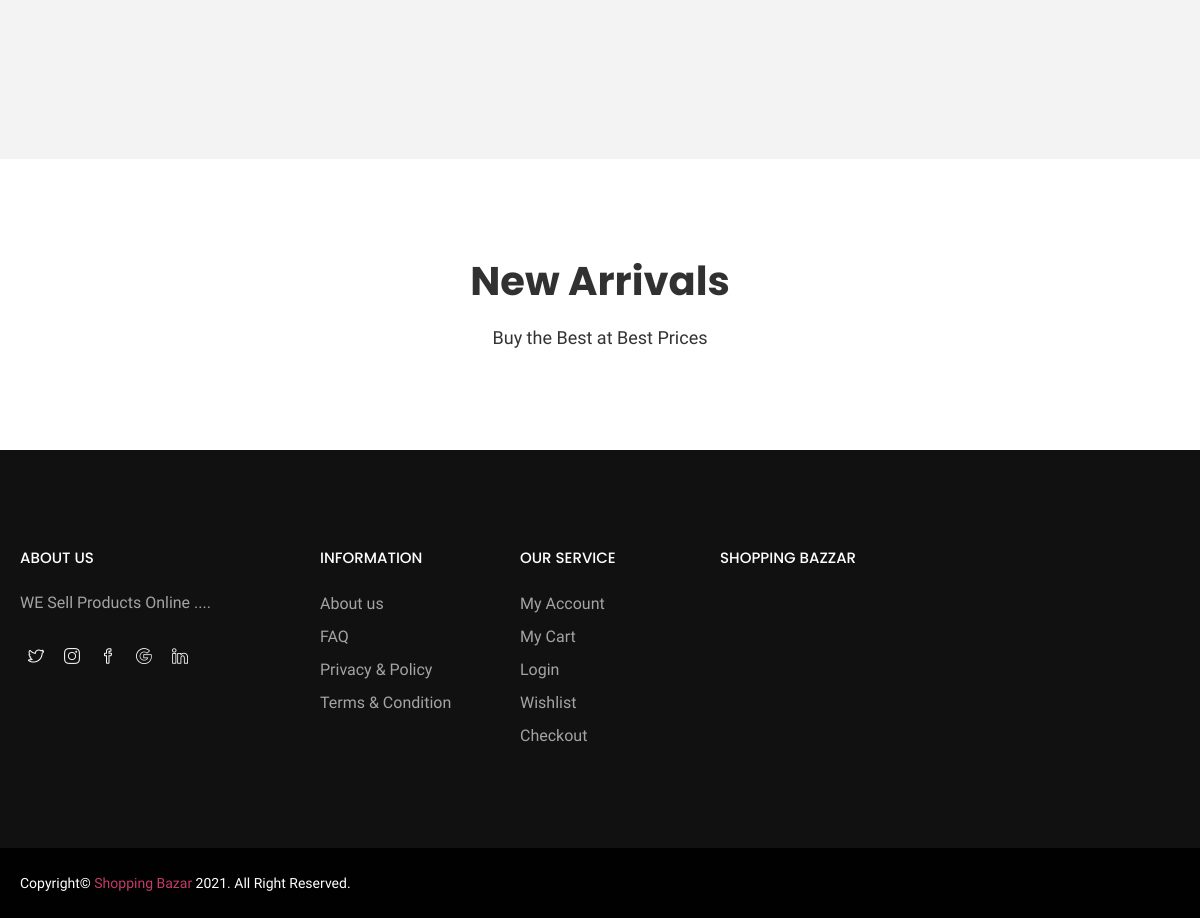
/ (lower part), run on an earlier commit of the app's database.
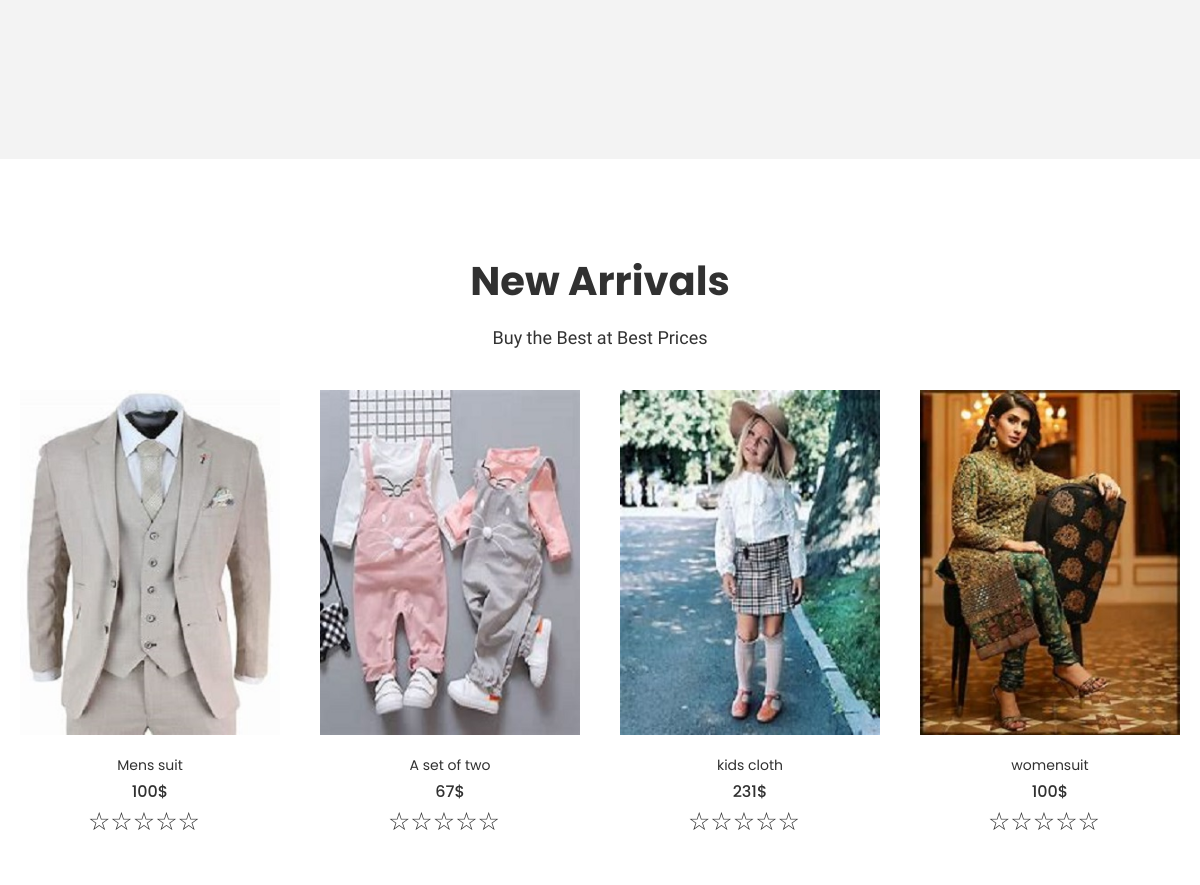
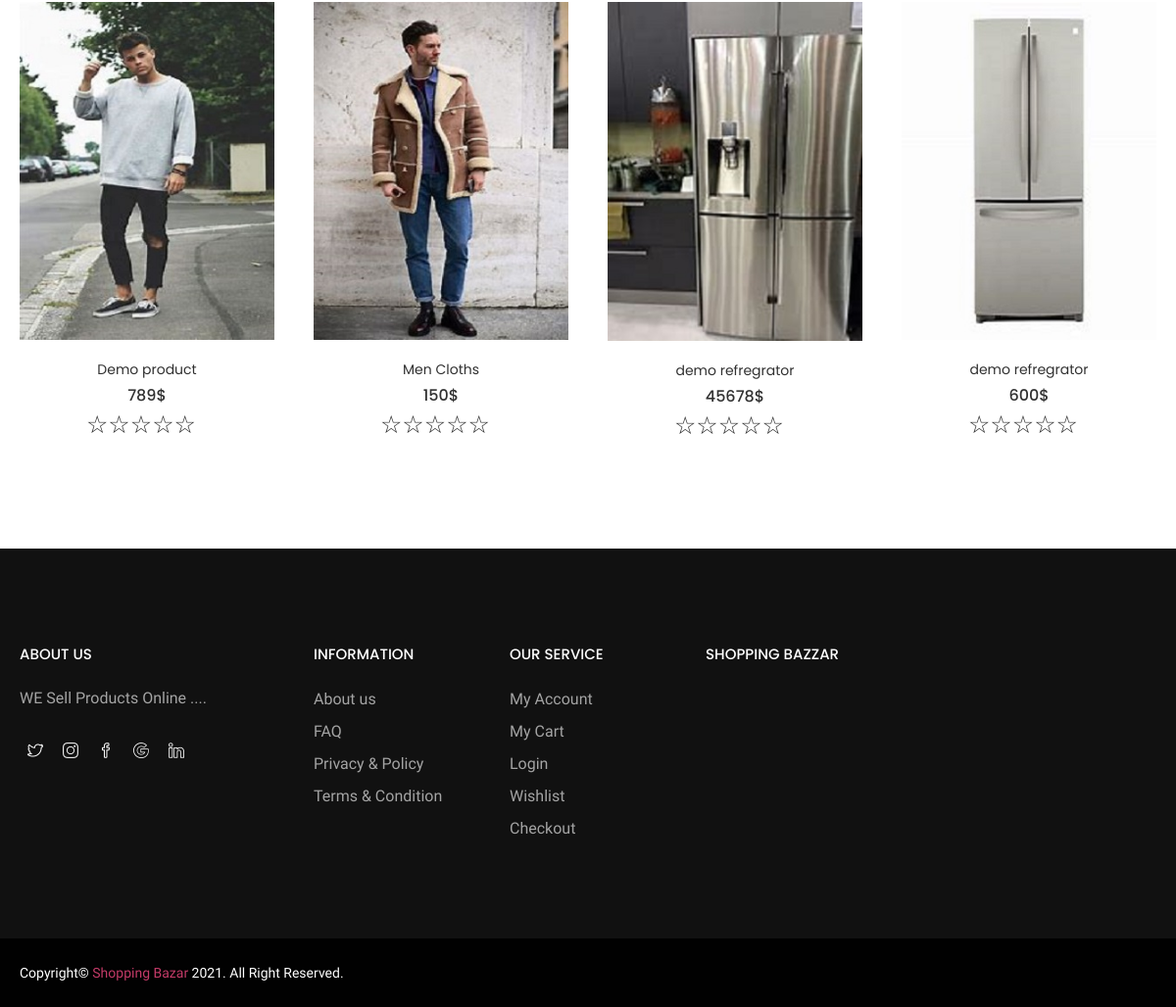
And on a later commit of the database (2 pictures, top to bottom).
### tables this page shows
CREATE TABLE `products` (
  `product_id` int(11) NOT NULL,
  `product_Name` varchar(100) NOT NULL,
  `product_Description` varchar(500) NOT NULL,
  `product_Color` varchar(20) NOT NULL,
  `product_bprice` bigint(20) NOT NULL,
  `product_sprice` bigint(20) NOT NULL,
  `product_instock` int(11) NOT NULL,
  `product_Image` varchar(100) NOT NULL DEFAULT 'assets/ProductImages/Default.png',
  `C_ID` int(11) NOT NULL,
  `product_Status` int(11) NOT NULL DEFAULT 1,
  `product_img_admin` varchar(400) NOT NULL DEFAULT '../assets/ProductImages/Default.png'
);

### function.php (called while the page is built, shortened)
<?php
function get_products($con,$type='')
{
	$sql="SELECT * FROM `products`";
	if ($type=='latest')
	 {
		$sql.="  where `product_Status`='1' order by product_id desc LIMIT 8";
	}
	$res=mysqli_query($con,$sql);
	$data=array();
	while($row=mysqli_fetch_assoc($res))
	{
		$data[]=$row;
	}
	return $data;
}
?>

### index.php (the view, shortened to what the changed rows need)
<?php
require_once('top.php');
require_once "function.php";
require 'db.php';
?>
        <section class="htc__category__area ptb--100" id="arival">
            <div class="container">
                <div class="row">
                    <div class="col-xs-12">
                        <div class="section__title--2 text-center">
                            <h2 class="title__line">New Arrivals</h2>
                        </div>
                    </div>
                </div>
                <div class="htc__product__container">
                    <div class="row">
                          <div class="product__list clearfix mt-30" >
                            <?php
                            $get_products=get_products($con,"latest");
                            foreach($get_products as $list)
                            {
                            ?>
                            <div class="col-md-4 col-lg-3 col-sm-6 col-xs-12">
                                <div class="category">
                                    <div class="ht__cat__thumb">
                                        <a href="ProductDetail.php?id=<?php echo $list['product_id'] ?>">
                                            <img src="<?php echo $list['product_Image'] ?>">
                                        </a>
                                    </div>
                                    <div class="fr__hover__info">
                                        <ul class="product__action">
                                        </ul>
                                    </div>
                                    <div class="fr__product__inner">
                                        <h3><a href="product-details"><?php echo $list['product_Name'] ?></a></h3>
                                        <ul class="fr__pro__prize">
                                            <li><?php echo $list['product_sprice']."$" ?></li>
                                        </ul>
                                    </div>
                                    <ul class="fr__pro__prize">
                                            <li><?php
                                $rating = null;
                                $totalreviews = null;
                                            if ($rating ==5) {
                                     echo '<i class="fas fa-star" style="color:#fc9803;"></i>
                                            <i class="fas fa-star" style="color:#fc9803;"></i>
                                            <i class="fas fa-star" style="color:#fc9803;"></i>
                                            <i class="fas fa-star" style="color:#fc9803;"></i>
                                            <i class="fas fa-star" style="color:#fc9803;"></i>'.'('.$totalreviews.')';
                                 }elseif ($rating ==4) {
                                     echo '<i class="fas fa-star" style="color:#fc9803;"></i>
                                            <i class="fas fa-star" style="color:#fc9803;"></i>
                                            <i class="fas fa-star" style="color:#fc9803;"></i>
                                            <i class="fas fa-star" style="color:#fc9803;"></i>
                                           '.'('.$totalreviews.')';
                                 }elseif ($rating ==3) {
                                     echo '<i class="fas fa-star" style="color:#fc9803;"></i>
                                            <i class="fas fa-star" style="color:#fc9803;"></i>
                                            <i class="fas fa-star" style="color:#fc9803;"></i>
                                            '.'('.$totalreviews.')';
                                 }elseif ($rating ==2) {
                                     echo '<i class="fas fa-star" style="color:#fc9803;"></i>
                                            <i class="fas fa-star" style="color:#fc9803;"></i>
                                            '.'('.$totalreviews.')';
                                 }elseif ($rating ==1) {
                                     echo '<i class="fa-thin fas fa-star" style="color:#fc9803;"></i>'.'('.$totalreviews.')';
                                 }else{ echo'<div class="rating">
<span>☆</span><span>☆</span><span>☆</span><span>☆</span><span>☆</span>
</div>';}  ?></li>
                                        </ul>
                                </div>
                            </div>
                             <?php
                    }
                    ?>
                        </div>
                   </div>
                   </div>
                   </div>
                   </section>
     <?php
     require('footer.php');
 ?>

What changed in the data, as far as the page shows it:
added products: product_Image (picture), product_Name "Mens suit", product_sprice "100"
added products: product_Image (picture), product_Name "A set of two", product_sprice "67"
added products: product_Image (picture), product_Name "kids cloth", product_sprice "231"
added products: product_Image (picture), product_Name "womensuit", product_sprice "100"
added products: product_Image (picture), product_Name "Demo product", product_sprice "789"
added products: product_Image (picture), product_Name "Men Cloths", product_sprice "150"
added products: product_Image (picture), product_Name "demo refregrator", product_sprice "45678"
added products: product_Image (picture), product_Name "demo refregrator", product_sprice "600"
